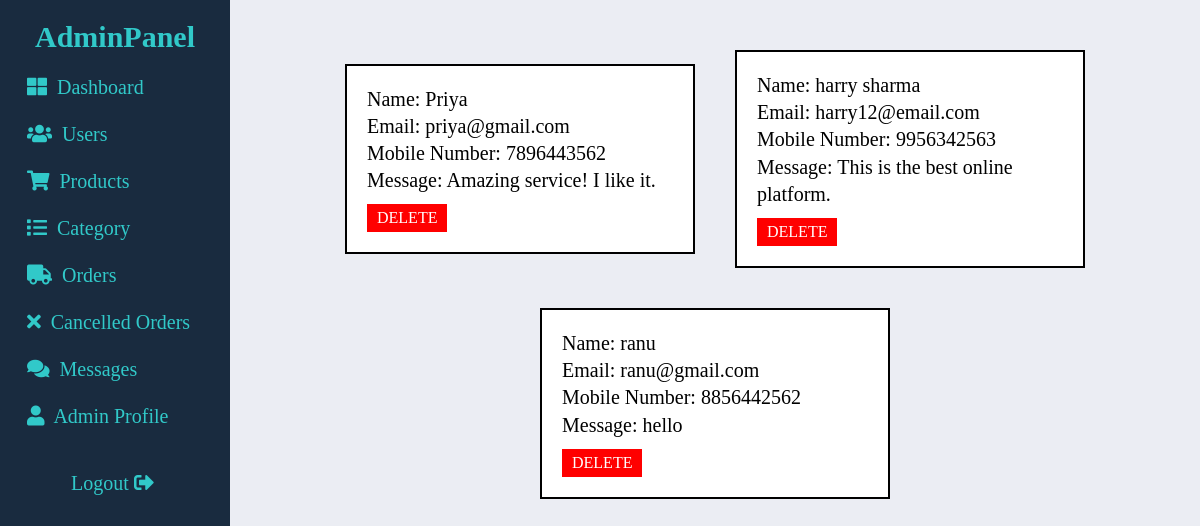
The app's page /admin/messages.php (signed in), older data.
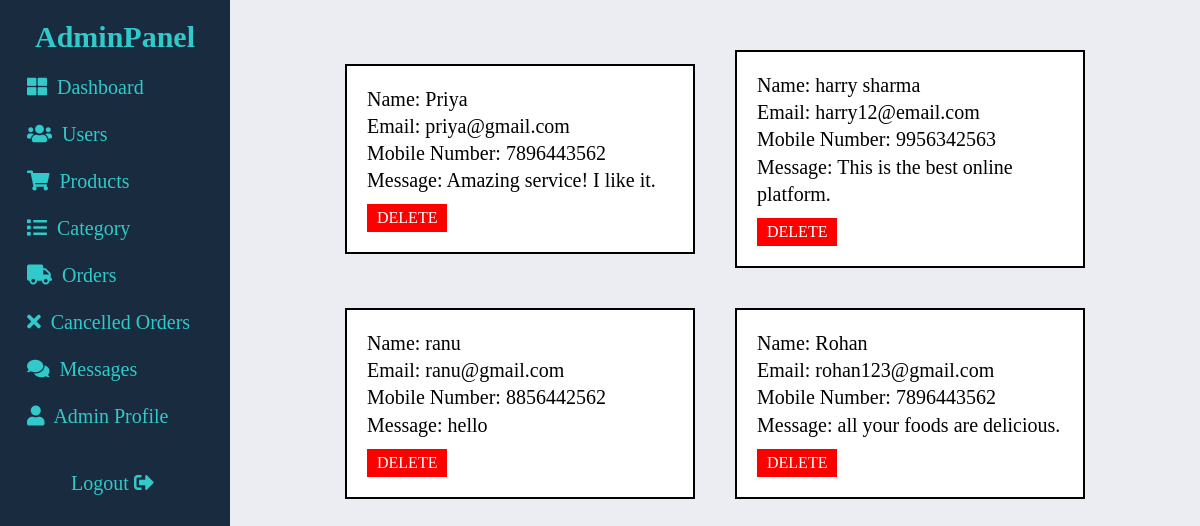
The same page, newer data.
### tables this page shows
CREATE TABLE `messages` (
  `id` int(5) NOT NULL,
  `name` varchar(35) NOT NULL,
  `email` varchar(35) NOT NULL,
  `phone` varchar(10) NOT NULL,
  `message` varchar(255) NOT NULL
);

### admin/messages.php (the view, shortened to what this page needs)
<!DOCTYPE html>
<html lang="en">
<head>
    <link rel="stylesheet" href="css/messages.css">
</head>
<body>
    <?php
    include 'navbar.php';
    ?>
    <main class="main">
        <?php
        $sql = "SELECT * FROM messages";
        $result = mysqli_query($con, $sql);
        $num = mysqli_num_rows($result);
        if ($num > 0) {
        ?>
            <div class="container">
                <?php
                while ($row = mysqli_fetch_assoc($result)) {
                ?>
                    <form action="messages.php" method="post">
                        <div class="message_box">
                            <p>Name: <?php echo $row['name']; ?></p>
                            <p>Email: <?php echo $row['email']; ?></p>
                            <p>Mobile Number: <?php echo $row['phone']; ?></p>
                            <p>Message: <?php echo $row['message']; ?></p>
                            <button type="submit" id="delete_btn" class="btn" onclick="return confirm('delete this message?');">Delete</button>
                        </div>
                    </form>
                <?php
                }
                ?>
            </div>
        <?php
        } else {
            echo '<h2>You Have No Messages</h2>';
        }
        ?>
    </main>
</body>
</html>

Row changes from the older to the newer data that the page shows:
added messages: name "Rohan", email "rohan123@gmail.com", phone "7896443562", message "all your foods are delicious."
